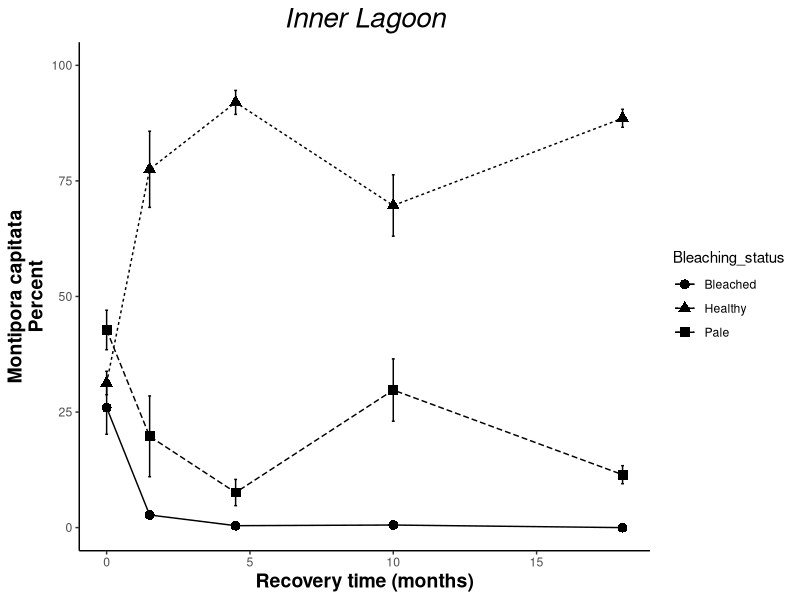
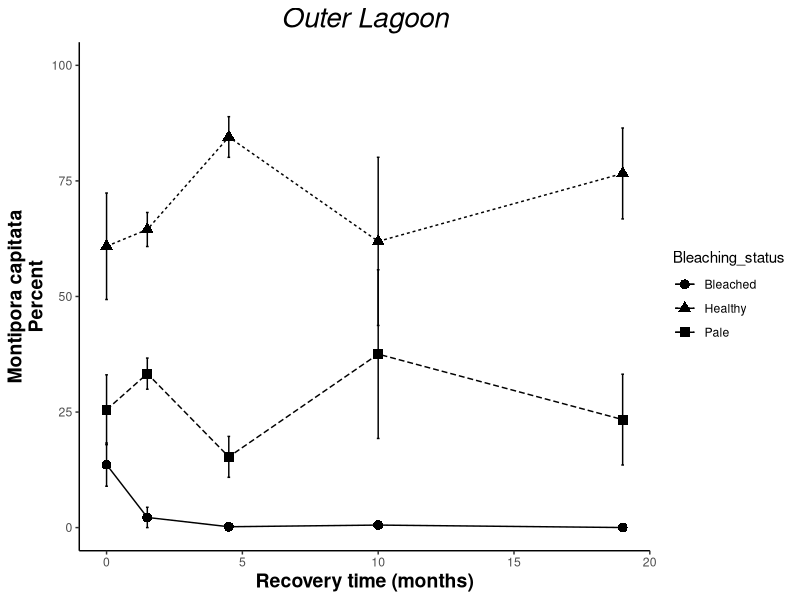
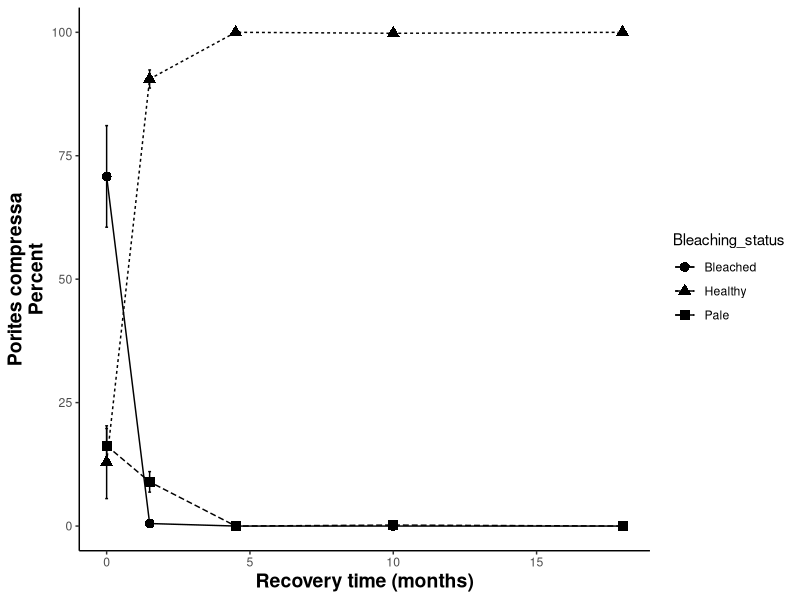
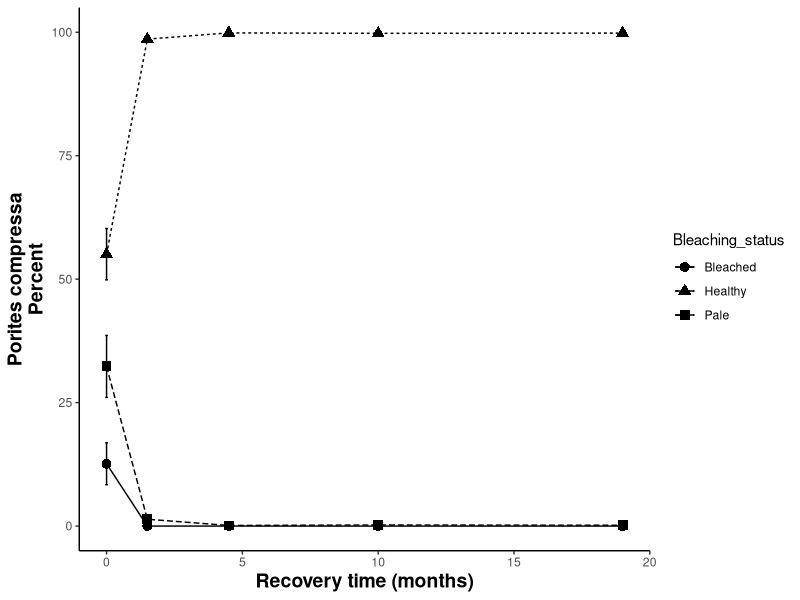
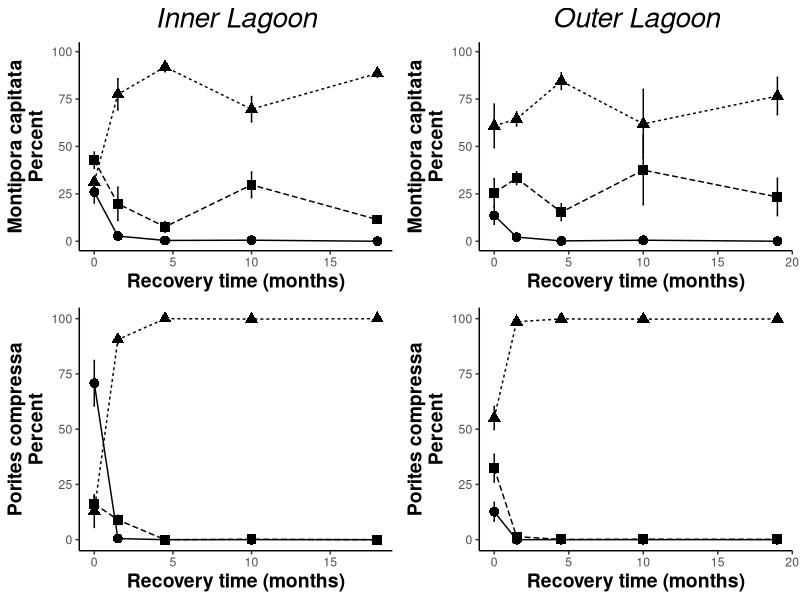
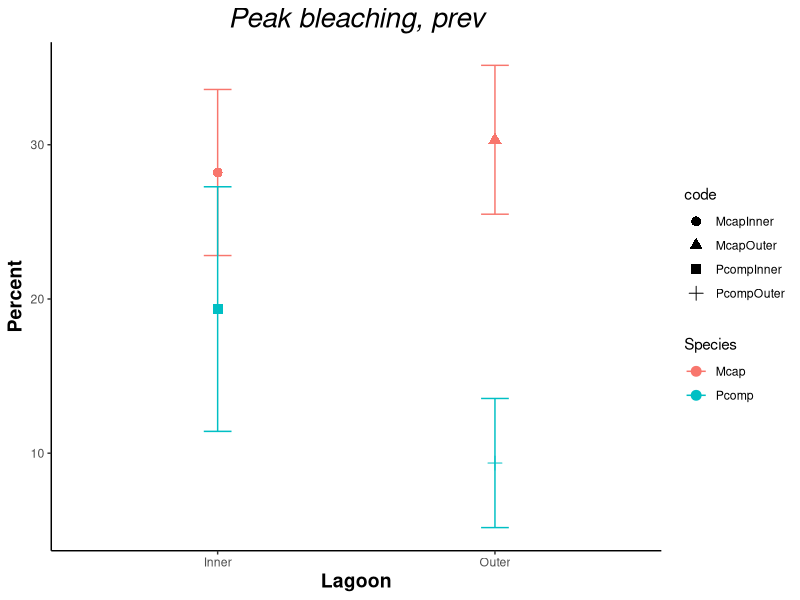

Source code (R) for these figures, in order: (Note: this script raises an error after producing the figures.)
## ---- chunk 1
knitr::opts_chunk$set(echo = TRUE)
## ---- chunk 2
#rm(list=ls(all=TRUE)) 

library("reshape2") #reshape data
library("ggplot2") #plotting
library("reshape") #reshape data
library("plyr")  #splitting, applying, and combining data
library("dplyr")  #splitting, applying, and combining data
library("plotrix") #plotting
library("gridExtra") #arrange plots for output
library("car") #levenes test
library("lsmeans")
library(glmmTMB)
library(lme4)
library(lmerTest)
library(tidyverse)
## ---- chunk 3
#Setup workspace:
rData1<- read.csv("transect_data_20191022.csv", header=T) # load in transect data

# set levels of factor for Bleaching_status
levels(rData1$Bleaching_score)
rData1$BNB<-as.factor(rData1$BNB)
rData1$MonthFactor<-rData1$Month

#combine month 18 and 19 for end of experiment time point comparisons (<3 weeks apart)
rData1$MonthFactor[rData1$MonthFactor=="18"] <-"1819"
rData1$MonthFactor[rData1$MonthFactor=="19"] <-"1819"

rData1$MonthFactor <- factor(rData1$MonthFactor, levels=c("0", "1.5", "4.5","10","1819")) #specify order

## ---- chunk 4
# Calc. mean, sd,se  
repcol<-c("Species", "Reef", "Month","MonthFactor", "Bleaching_status","Percent")
  rDataPlot<-rData1[repcol]

# calc average  bleaching rate/month in %  per grouping
transectPlotmean <- ddply(rDataPlot, c("Species", "Reef", "Month","MonthFactor", "Bleaching_status"), summarise, 
                   N    = length(Percent[!is.na(Percent)]), #calculate the length of the data frame, excluding NA’s *this part is important*
                   mean = mean(Percent, na.rm=TRUE), #calculate mean of response variable, removing NA's
                   sd   = sd(Percent, na.rm=TRUE), #calculate standard deviation
                   se   = sd / sqrt(N), #calculate standard error
                   max = max(Percent, na.rm=TRUE) #calculate max, could also calculate min () if desired
)
#transectPlotmean #display table

transectPlotmean$code<-paste0(transectPlotmean$Species, transectPlotmean$Reef, transectPlotmean$Bleaching_status) #code for plotting
## ---- chunk 5
McapInner1<-subset(transectPlotmean, Species=="Mcap")
McapInner<-subset(McapInner1, Reef=="Inner")

 col_McapInner <- McapInner %>%   # do this to get height for your labels in the bars
  group_by(Month) %>%
 arrange(Month, desc(Bleaching_status)) %>%
 mutate(lab_ypos = cumsum(mean) - 0.5 * mean) 
col_McapInner

# set to 2 decimal places
col_McapInner[,'mean']=round(col_McapInner[,'mean'],2)

col_McapInner_plot<-ggplot(data=col_McapInner, aes(x=Month, y=mean, group = code, color=Bleaching_status)) + 
  geom_errorbar(aes(ymin=mean-se, ymax=mean+se),
                width=0.1)+
  geom_point(aes(shape=Bleaching_status), size=3)+
  geom_line(aes(color=Bleaching_status, linetype=Bleaching_status))+
  #scale_linetype_manual(values=c("solid", "dotted"))+
  scale_color_manual(values=c("black", "black","black"))+
  ylab("Montipora capitata\nPercent") +
    xlab("Recovery time (months)") + #Label the X Axis
    ylim(0, 100) + #set Y limits
  theme_bw() + #Set the background color
  theme(axis.line = element_line(color = 'black'), #Set the axes color
        axis.title=element_text(size=14,face="bold"), #Set axis format
        panel.border = element_blank(), #Set the border
        panel.grid.major = element_blank(), #Set the major gridlines
        panel.grid.minor = element_blank(), #Set the minor gridlines
        plot.background =element_blank(), #Set the plot background
        legend.key = element_blank()) + #Set plot legend key
  ggtitle("Inner Lagoon")+
          theme(plot.title = element_text(size=20,face = "italic",hjust = 0.5));col_McapInner_plot
McapInner<-col_McapInner_plot+ theme(legend.position = "none") #remove legend
## ---- chunk 6
McapOuter<-subset(McapInner1, Reef=="Outer")

 col_McapOuter <- McapOuter %>%   # do this to get height for your labels in the bars
  group_by(Month) %>%
 arrange(Month, desc(Bleaching_status)) %>%
 mutate(lab_ypos = cumsum(mean) - 0.5 * mean) 
col_McapOuter

# set to 2 decimal places
col_McapOuter[,'mean']=round(col_McapOuter[,'mean'],2)

col_McapOuter_plot<-ggplot(data=col_McapOuter, aes(x=Month, y=mean, group = code, color=Bleaching_status)) + 
  geom_errorbar(aes(ymin=mean-se, ymax=mean+se),
                width=0.1)+
  geom_point(aes(shape=Bleaching_status), size=3)+
  geom_line(aes(color=Bleaching_status, linetype=Bleaching_status))+
  #scale_linetype_manual(values=c("solid", "dotted"))+
  scale_color_manual(values=c("black", "black","black"))+
  ylab("Montipora capitata\nPercent") +
    xlab("Recovery time (months)") + #Label the X Axis
    ylim(0, 100) + #set Y limits
  theme_bw() + #Set the background color
  theme(axis.line = element_line(color = 'black'), #Set the axes color
        axis.title=element_text(size=14,face="bold"), #Set axis format
        panel.border = element_blank(), #Set the border
        panel.grid.major = element_blank(), #Set the major gridlines
        panel.grid.minor = element_blank(), #Set the minor gridlines
        plot.background =element_blank(), #Set the plot background
        legend.key = element_blank()) + #Set plot legend key
  ggtitle("Outer Lagoon")+
          theme(plot.title = element_text(size=20,face = "italic",hjust = 0.5));col_McapOuter_plot
McapOuter<-col_McapOuter_plot+ theme(legend.position = "none") #remove legend

## ---- chunk 7
PcompInner1<-subset(transectPlotmean, Species=="Pcomp")
PcompInner<-subset(PcompInner1, Reef=="Inner")

 col_PcompInner <- PcompInner %>%   # do this to get height for your labels in the bars
  group_by(Month) %>%
 arrange(Month, desc(Bleaching_status)) %>%
 mutate(lab_ypos = cumsum(mean) - 0.5 * mean) 
col_PcompInner

# set to 2 decimal places
col_PcompInner[,'mean']=round(col_PcompInner[,'mean'],2)

col_PcompInner_plot<-ggplot(data=col_PcompInner, aes(x=Month, y=mean, group = code, color=Bleaching_status)) + 
  geom_errorbar(aes(ymin=mean-se, ymax=mean+se),
                width=0.1)+
  geom_point(aes(shape=Bleaching_status), size=3)+
  geom_line(aes(color=Bleaching_status, linetype=Bleaching_status))+
  #scale_linetype_manual(values=c("solid", "dotted"))+
  scale_color_manual(values=c("black", "black","black"))+
  ylab("Porites compressa\nPercent") +
    xlab("Recovery time (months)") + #Label the X Axis
    ylim(0,100) + #set Y limits
  theme_bw() + #Set the background color
  theme(axis.line = element_line(color = 'black'), #Set the axes color
        axis.title=element_text(size=14,face="bold"), #Set axis format
        panel.border = element_blank(), #Set the border
        panel.grid.major = element_blank(), #Set the major gridlines
        panel.grid.minor = element_blank(), #Set the minor gridlines
        plot.background =element_blank(), #Set the plot background
        legend.key = element_blank()) + #Set plot legend key
  #ggtitle("Inner Lagoon")+
          theme(plot.title = element_text(size=20,face = "italic"));col_PcompInner_plot
PcompInner<-col_PcompInner_plot+ theme(legend.position = "none") #remove legend

## ---- chunk 8
PcompOuter<-subset(PcompInner1, Reef=="Outer")

 col_PcompOuter <- PcompOuter %>%   # do this to get height for your labels in the bars
  group_by(Month) %>%
 arrange(Month, desc(Bleaching_status)) %>%
 mutate(lab_ypos = cumsum(mean) - 0.5 * mean) 
col_PcompOuter

# set to 2 decimal places
col_PcompOuter[,'mean']=round(col_PcompOuter[,'mean'],2)

col_PcompOuter_plot<-ggplot(data=col_PcompOuter, aes(x=Month, y=mean, group = code, color=Bleaching_status)) + 
  geom_errorbar(aes(ymin=mean-se, ymax=mean+se),
                width=0.1)+
  geom_point(aes(shape=Bleaching_status), size=3)+
  geom_line(aes(color=Bleaching_status, linetype=Bleaching_status))+
  #scale_linetype_manual(values=c("solid", "dotted"))+
  scale_color_manual(values=c("black", "black","black"))+
  ylab("Porites compressa\nPercent") +
    xlab("Recovery time (months)") + #Label the X Axis
    ylim(0,100) + #set Y limits
  theme_bw() + #Set the background color
  theme(axis.line = element_line(color = 'black'), #Set the axes color
        axis.title=element_text(size=14,face="bold"), #Set axis format
        panel.border = element_blank(), #Set the border
        panel.grid.major = element_blank(), #Set the major gridlines
        panel.grid.minor = element_blank(), #Set the minor gridlines
        plot.background =element_blank(), #Set the plot background
        legend.key = element_blank()) + #Set plot legend key
  #ggtitle("Outer Lagoon")+
          theme(plot.title = element_text(size=20,face = "italic",hjust = 0.5));col_PcompOuter_plot
PcompOuter<-col_PcompOuter_plot+ theme(legend.position = "none") #remove legend

## ---- chunk 9
grid.arrange(McapInner, McapOuter, PcompInner,PcompOuter, nrow = 2)
## ---- chunk 10
rData2<-rData1[!(rData1$Bleaching_status=="Healthy"),]    # Remove Healthy 
rData2$code<-paste0(rData2$Species, rData2$Month, rData2$MonthFactor, rData2$Depth, rData2$Reef, rData2$Rep)#create a code for groups by Species, Month, Depth, Reef, Rep 
rData3<-rData2 %>% group_by(code) %>%summarise(sum=sum(Percent))# Group Data: combine P and B %s

# Match this back with data cols you want
rData3$Species<-rData2$Species[match(rData3$code, rData2$code)]
rData3$Month<-rData2$Month[match(rData3$code, rData2$code)]
rData3$Depth<-rData2$Depth[match(rData3$code, rData2$code)]
rData3$Reef<-rData2$Reef[match(rData3$code, rData2$code)]
rData3$Rep<-rData2$Rep[match(rData3$code, rData2$code)]
rData3$MonthFactor<-rData2$MonthFactor[match(rData3$code, rData2$code)]
rData3<-rData3[,c(1,3,5:8,2)]
rData3$Depth<-as.factor(rData3$Depth)
rData3$Rep<-as.factor(rData3$Rep)
## ---- chunk 11
ccData<-read.csv("benthicTransectCoralcover20191024.csv", header=T)
ccData$MonthFactor<-ccData$Month
ccData$MonthFactor[ccData$MonthFactor=="18"] <-"1819"
ccData$MonthFactor[ccData$MonthFactor=="19"] <-"1819"
ccData$MonthFactor <- factor(ccData$MonthFactor, levels=c("0", "1.5", "4.5","10","1819")) 
#specify order
ccData$Reef<-as.factor(ccData$Reef)
ccData$Depth<-as.factor(ccData$Depth)

# calc average  bleaching rate/month in %  per grouping
ccMeans <- ddply(ccData, c("Reef",  "Month"), summarise, 
                   N    = length(CoralCover[!is.na(CoralCover)]), #calculate the length of the data frame, excluding NA’s *this part is important*
                   mean = mean(CoralCover, na.rm=TRUE), #calculate mean of response variable, removing NA's
                   sd   = sd(CoralCover, na.rm=TRUE), #calculate standard deviation
                   se   = sd / sqrt(N), #calculate standard error
                   max = max(CoralCover, na.rm=TRUE) #calculate max, could also calculate min () if desired
)
ccMeans
## ---- chunk 12
CoralCoverMod<-lmer(CoralCover~Reef*MonthFactor+(1|Depth)+(1|Survey), ccData)
anova(CoralCoverMod, type=2)

#conduct Tukey post hoc test 
    emm = emmeans(CoralCoverMod, ~ Reef, adjust="tukey")
    #letter display
    pairs(emm)
## ---- chunk 13
#fullmodel, df=rData3
    Prev_transect_full<-lmer(sum~Reef*MonthFactor*Species+(1|Depth)+(1|Rep), data=rData3)
anova(Prev_transect_full, type=2)
    #conduct Tukey post hoc test 
    emm = emmeans(Prev_transect_full, ~ Reef*MonthFactor, adjust="tukey")
    #letter display
      pairs(emm) #Inner,0 - Outer,0  p  <.0001
    emm = emmeans(Prev_transect_full, ~ Species*MonthFactor, adjust="tukey")
    #letter display
    pairs(emm) 
    #Mcap,1.5 - Pcomp,1.5    p=  0.0155
    #Mcap,4.5 - Pcomp,4.5    p=  0.7068
    #Mcap,10 - Pcomp,10      p=  0.0001
    #Mcap,1819 - Pcomp,1819  p=  0.1864
       
#plot
# calc average  bleaching rate/month in %  per grouping
transectPlotmeanprev <- ddply(rData3, c("Species", "Reef"), summarise, 
                   N    = length(sum[!is.na(sum)]), #calculate the length of the data frame, excluding NA’s *this part is important*
                   mean = mean(sum, na.rm=TRUE), #calculate mean of response variable, removing NA's
                   sd   = sd(sum, na.rm=TRUE), #calculate standard deviation
                   se   = sd / sqrt(N), #calculate standard error
                   max = max(sum, na.rm=TRUE) #calculate max, could also calculate min () if desired
)

transectPlotmeanprev$code<-paste0(transectPlotmeanprev$Species, transectPlotmeanprev$Reef)

prev_plot<-ggplot(data=transectPlotmeanprev, aes(x=Reef, y=mean, group = Species, color=Species)) + 
  geom_errorbar(aes(ymin=mean-se, ymax=mean+se),
                width=0.1)+
  geom_point(aes(shape=code), size=3)+
  #geom_line(aes(color=code, linetype=code))+
  #scale_linetype_manual(values=c("solid", "dotted"))+
  #scale_color_manual(values=c("black", "black","black"))+
  ylab("Percent") +
    xlab("Lagoon") + #Label the X Axis
    #ylim(1, 3) + #set Y limits
  theme_bw() + #Set the background color
  theme(axis.line = element_line(color = 'black'), #Set the axes color
        axis.title=element_text(size=14,face="bold"), #Set axis format
        panel.border = element_blank(), #Set the border
        panel.grid.major = element_blank(), #Set the major gridlines
        panel.grid.minor = element_blank(), #Set the minor gridlines
        plot.background =element_blank(), #Set the plot background
        legend.key = element_blank()) + #Set plot legend key
  ggtitle("Peak bleaching, prev")+
          theme(plot.title = element_text(size=20,face = "italic",hjust = 0.5));prev_plot
## ---- chunk 14
#bleached
prevWhite<-subset(rData1, Bleaching_status=="Bleached")

WhiteMod<-lmer(Percent~Species*Reef*MonthFactor+(1|Depth)+(1|Rep),prevWhite)
anova(WhiteMod, type=2)
  #conduct Tukey post hoc test 
    emm = emmeans(WhiteMod, ~ Reef, adjust="tukey")
    #letter display
    cld(emm)
  #conduct Tukey post hoc test 
    emm = emmeans(WhiteMod, ~ Reef*Species*MonthFactor, adjust="tukey")
    #letter display
    cld(emm)
    pairs(emm)
   # Inner,Mcap,0 - Inner,Pcomp,0    p= <.0001
    #Outer,Mcap,0 - Outer,Pcomp,0    p= 1.0000
## ---- chunk 15
rData4<-rData2 #make a copy of rData2
rData4$Depth<-as.factor(rData4$Depth)
rData4$Rep<-as.factor(rData4$Rep)

rData4$sum<-rData3$sum[match(rData4$code, rData3$code)] # add the sum row by code to get sum of W+P
rData4$newPer<-rData4$Percent/rData4$sum # Make new row of new percents which is W%/(W%+P%)
rData4<-subset(rData4, Bleaching_status=="Bleached") # get rid of Pale

# calc average  bleaching rate/month in %  per grouping
rMeans <- ddply(rData4, c("Species", "Reef", "Month", "Bleaching_status"), summarise, 
                   N    = length(newPer[!is.na(newPer)]), #calculate the length of the data frame, excluding NA’s *this part is important*
                   mean = mean(newPer, na.rm=TRUE), #calculate mean of response variable, removing NA's
                   sd   = sd(newPer, na.rm=TRUE), #calculate standard deviation
                   se   = sd / sqrt(N), #calculate standard error
                   max = max(newPer, na.rm=TRUE) #calculate max, could also calculate min () if desired
)

## ---- chunk 16
#full model
SeverityMod<-lmer(newPer~Species*Reef*MonthFactor+(1|Depth)+(1|Rep),rData4)
anova(SeverityMod, type="2")

 #conduct Tukey post hoc test 
    emm = emmeans(SeverityMod, ~ Species*MonthFactor*Reef, adjust="tukey")
    #letter display
    cld(emm)
    pairs(emm) 
    #Mcap,0,Inner - Pcomp,0,Inner        -0.428518 0.0789 41.0 -5.432  0.0004 
    #Mcap,0,Outer - Pcomp,0,Outer         0.044986 0.0789 41.0  0.570  1.0000
 #conduct Tukey post hoc test 
    emm = emmeans(SeverityMod, ~ Reef*Species*MonthFactor, adjust="tukey")
    #letter display
    pairs(emm)   
    #post hoc
    #Mcap,0,Outer - Pcomp,0,Outer         0.044986 0.0789 41.0  0.570  1.0000
    #Mcap,0,Inner - Pcomp,0,Inner        -0.428518 0.0789 41.0 -5.432  0.0004
    #Pcomp,0,Inner - Pcomp,0,Outer        0.515064 0.0789 41.0  6.529  <.0001 
    #Mcap,0,Inner - Mcap,0,Outer          0.041560 0.0789 41.0  0.527  1.0000
